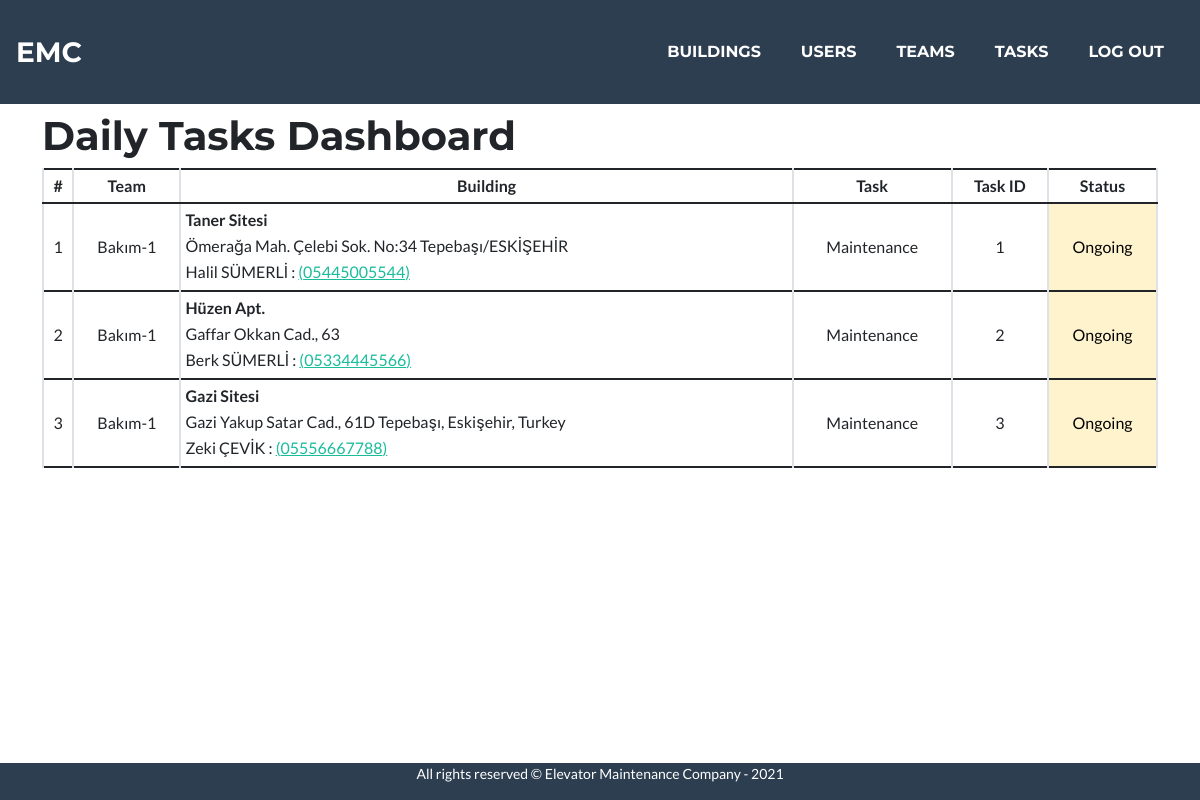
/ (signed in), run on the app's committed database.
### maintenance/models.py (models this page shows, shortened)
class Task(models.Model):
    building = models.ForeignKey(Building, on_delete=CASCADE)
    team = models.ForeignKey(Team, on_delete=CASCADE)
    materials = models.ManyToManyField(Material, null=True, blank=True, related_name="materials")
    description = models.CharField(max_length=200, null=True, blank=True)
    date = models.DateTimeField(default=datetime.now())
    created = models.DateTimeField(default=datetime.now())
    updated = models.DateTimeField(null=True, blank=True)
    result = models.BooleanField(null=True, blank=True)
    closed = models.DateTimeField(null=True, blank=True)
    notes = models.CharField(max_length=400, null=True, blank=True)
    type = models.ForeignKey(TaskTypes, on_delete=PROTECT)

class Team(models.Model):
    leader = models.ForeignKey(User, on_delete=models.CASCADE, related_name="team_leader")
    name = models.CharField(max_length=50)
    description = models.CharField(max_length=200)

class Building(models.Model):
    address = models.CharField(max_length=300)
    coordinates = models.CharField(null=True, max_length=32)
    name = models.CharField(max_length=50)
    manager = models.CharField(max_length=100)
    phone_message = 'Phone number must be entered in the format: 05xxxxxxxxx'
    phone_regex = RegexValidator(
        regex=r'^(05)\d{9}$',
        message=phone_message
    )
    phone = models.CharField(validators=[phone_regex], max_length=11,
                             null=True, blank=True)
    email = models.EmailField(null=True, blank=True, max_length=100)
    floors = models.PositiveSmallIntegerField(default=2, validators=[MinValueValidator(2), MaxValueValidator(25)])
    elevator_type = models.CharField(max_length=100)
    creator = models.ForeignKey(User, on_delete=PROTECT, related_name="BuildingCreator")
    status = models.BooleanField(default=True)

class TaskTypes(models.Model):
    type = models.CharField(max_length=32)
    def __str__(self) -> str:
        return self.type

### maintenance/views.py (the view, shortened to what this page needs)
# urls.py: path("", views.index, name="index"),
def index(request):
    user = request.user
    if user.is_anonymous:
        messages.warning(request, "Welcome! Please login or register")
        return render(request, "maintenance/index.html")
    if not user.confirmed:
        messages.warning(request, "Your registration not confirmed yet. Please try again later.")
        return render(request, "maintenance/index.html")
    if user.is_staff:
        tasks = Task.objects.filter(result__isnull=True) | Task.objects.filter(closed__date=date.today(), result__isnull=True) | Task.objects.filter(result=1, closed__date=date.today())
        return render(request, "maintenance/index.html", {
            "tasks":tasks,
        })

### maintenance/templates/maintenance/index.html (shortened to what this page needs)
{% extends "maintenance/layout.html" %}
{% load static %}
{% load tz %}
{% block main %}
    {% if tasks %}
        {% if request.user.is_staff %}
        <h1>Daily Tasks Dashboard</h1>
        {% else %}
        <h1>Team's Tasks</h1>
        {% endif %}
        <div class="table-responsive">
        <table class="table table-sm table-hover table-bordered">
            <thead style="text-align: center;">
                <th>#</th>
                {% if request.user.is_staff %}
                <th>Team</th>
                {% endif %}
                <th>Building</th>
                <th>Task</th>
                <th>Task ID</th>
                <th>Status</th>
            </thead>
            <tbody>
                {% for task in tasks %}
                <tr>
                    <td style="vertical-align: middle; text-align: center;">{{ forloop.counter }}</td>
                    {% if request.user.is_staff %}
                    <td style="vertical-align: middle; text-align: center;">{{ task.team.name }}</td>
                    {% endif %}
                    <td style="vertical-align: middle;">
                        <p style="font-weight: 600; margin-bottom: 2px;">{{ task.building.name }}</p>
                        <p style="margin-bottom: 2px;">{{ task.building.address }}</p>
                        <p style="margin-bottom: 2px;">{{ task.building.manager }} : <a href="tel:+9{{task.building.phone}}">({{ task.building.phone }})</a></p>
                    </td>
                    <td style="vertical-align: middle; text-align: center;">{{ task.type }}</td>
                    <td style="vertical-align: middle; text-align: center;">{{ task.id }}</td>
                    {% if task.result == True %}
                    <td style="vertical-align: middle; text-align: center;" class="table-success">Done</td>
                    {% elif task.result == False %}
                    <td style="vertical-align: middle; text-align: center;" class="table-danger">Cancelled</td>
                    {% else %}
                    <td style="vertical-align: middle; text-align: center;" data-coord="{{ task.building.coordinates }}" class="table-warning ongoing">Ongoing</td>
                    {% endif %}
                </tr>
                {% endfor %}
            </tbody>
        </table>
        </div>
    {% endif %}
{% endblock %}

### data on the page
Task: team.name "Bakım-1", building.name "Taner Sitesi", building.address "Ömerağa Mah. Çelebi Sok. No:34 Tepebaşı/ESKİŞEHİR", building.manager "Halil SÜMERLİ", building.phone "05445005544", type "Maintenance", id "1"
Task: team.name "Bakım-1", building.name "Hüzen Apt.", building.address "Gaffar Okkan Cad., 63", building.manager "Berk SÜMERLİ", building.phone "05334445566", type "Maintenance", id "2"
Task: team.name "Bakım-1", building.name "Gazi Sitesi", building.address "Gazi Yakup Satar Cad., 61D Tepebaşı, Eskişehir, Turkey", building.manager "Zeki ÇEVİK", building.phone "05556667788", type "Maintenance", id "3"
